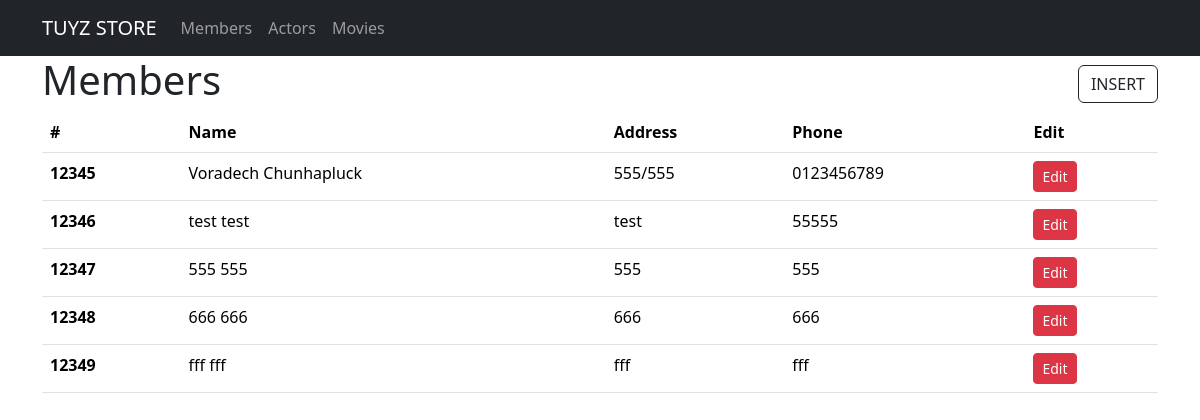
The page /member.php on the database its author committed.
### tables this page shows
CREATE TABLE `members` (
  `member_id` int(11) NOT NULL,
  `first_name` varchar(50) DEFAULT NULL,
  `last_name` varchar(50) DEFAULT NULL,
  `address` varchar(100) DEFAULT NULL,
  `phone_number` varchar(10) DEFAULT NULL
);

### member.php (the view, shortened to what this page needs)
<!DOCTYPE html>
<html lang="en">
<head>
    <?php require 'header.php';?>
</head>
<body>
    <?php require 'nav.php';?>
    <?php
    require 'conn.php';
    $sql = "SELECT * FROM members";
    $result =$conn ->query($sql);
    ?>
<div class="container">
    <div class="d-flex justify-content-between align-items-center">
      <h1 class="justify-between">Members</h1>
      <a href="insertmember.php" class="btn btn-outline-dark">INSERT</a>
    </div>
    <table class="table">
  <thead>
    <tr>
      <th scope="col">#</th>
      <th scope="col">Name</th>
      <th scope="col">Address</th>
      <th scope="col">Phone</th>
      <th scope="col">Edit</th>
    </tr>
  </thead>
  <tbody>
        <?php
        if ($result->num_rows > 0) {
            while($row = $result->fetch_assoc()) {
               echo'<tr>
      <th scope="row">'.$row['member_id'].'</th>
      <td>'.$row['first_name'].' '.$row['last_name'].'</td>
      <td>'.$row['address'].'</td>
      <td>'.$row['phone_number'].'</td>
      <td><a href="editmember.php?member_id='.$row['member_id'].'" class="btn btn-sm btn-danger">Edit</a></td>
    </tr>';
            }
        }
        ?>
  </tbody>
</table>
        </div>
</body>
</html>

### header.php (shortened to what this page needs)
<link href="https://cdn.jsdelivr.net/npm/bootstrap@5.3.3/dist/css/bootstrap.min.css" rel="stylesheet">

### nav.php (shortened to what this page needs)
<nav class="navbar navbar-expand-lg navbar-dark bg-dark text-light">
    <div class="container">
  <a class="navbar-brand" href="/moviestore">TUYZ STORE </a>
  <div class="collapse navbar-collapse d-flex justify-content-between" id="navbarSupportedContent" >
    <ul class="navbar-nav mr-auto">
        <li class="nav-item">
            <a class="nav-link" href="member.php">Members</a>
        </li>
        <li class="nav-item">
            <a class="nav-link" href="actor.php">Actors</a>
        </li>
        <li class="nav-item">
            <a class="nav-link" href="movie.php">Movies</a>
        </li>
    </ul>
  </div>
  </div>
</nav>

### rows shown on the page
members: member_id "12345", first_name "Voradech", last_name "Chunhapluck", address "555/555", phone_number "0123456789"
members: member_id "12346", first_name "test", last_name "test", address "test", phone_number "55555"
members: member_id "12347", first_name "555", last_name "555", address "555", phone_number "555"
members: member_id "12348", first_name "666", last_name "666", address "666", phone_number "666"
members: member_id "12349", first_name "fff", last_name "fff", address "fff", phone_number "fff"
